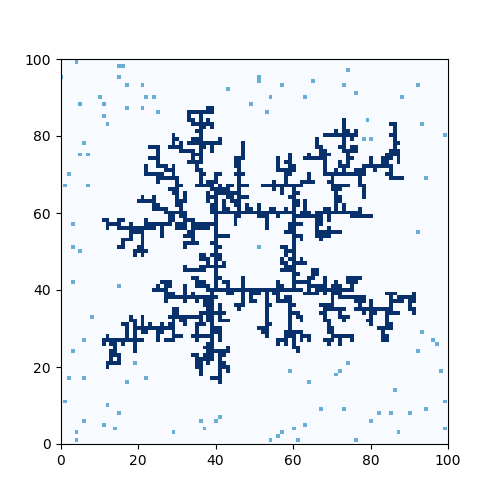

Source code (Python):
import matplotlib.pyplot as plt
from matplotlib.animation import ArtistAnimation, FuncAnimation
from random import random
import sys

dirs = ((0, 1), (1, 0), (0, -1), (-1, 0))

class Walker:
    POS = [0, 0]
    MAXX = 0
    MAXY = 0

    def __init__(self, maxX, maxY):
        #ind = round(random())
        #if (random() < 0.5):
        #    self.POS = [ind*maxX, int(random()*maxY)]
        #else:
        #    self.POS = [int(random()*maxX), ind*maxY]
        self.POS = [int(random()*maxX), int(random()*maxY)]
        self.MAXX = maxX
        self.MAXY = maxY

    def walk(self):
        rand = int(4*random())
        self.POS[0] = max(0, min(self.MAXX-1, dirs[rand][0]+self.POS[0]))
        self.POS[1] = max(0, min(self.MAXY-1, dirs[rand][1]+self.POS[1]))
        return self.POS[0], self.POS[1]

def main():
    try:
        f = open(sys.argv[1])
        wkrs = int(sys.argv[2])
    except IndexError:
        print("Usage: RandomWalk <file with initial seed> <number of walkers>")
        return
    got = False
    mat = []
    maxX = 0
    maxY = 0
    immat = []
    for line in f:
        vec = [int(s) for s in line.split(" ")]
        if not got:
            maxX = int(vec[0])
            maxY = int(vec[1])
            got = True
            mat = [[0 for j in range(maxY)] for i in range(maxX)]
        else:
            mat[vec[0]][vec[1]] = 1
    f.close()
    fig, ax = plt.subplots(figsize=(5, 5))
    c = ax.imshow(mat, interpolation='nearest',
                            origin='bottom',
                            aspect='auto', # get rid of this to have equal aspect
                            cmap='Blues')
    wal = [Walker(maxX, maxY) for i in range(wkrs)]
    timeText = ax.text(0.05, 0.9, '', transform=ax.transAxes)
    def update():
        immat = [v.copy() for v in mat]
        for j in range(len(wal)):
            newX, newY = wal[j].walk()
            immat[newX][newY] = 0.5
            for d in dirs:
                x = max(0, min(maxX-1, newX+d[0]))
                y = max(0, min(maxY-1, newY+d[1]))
                if mat[x][y] == 1:
                    mat[newX][newY] = 1
                    wal[j] = Walker(maxX, maxY)
        yield immat

    # function that plot each frame
    def plot(update):
        screen = update
        c.set_data(screen)
        #timeText.set_text(f"Time = {time}")
        return c
    # create animation
    ani = FuncAnimation(fig, plot, update, interval=10)
    plt.xlim(0, maxX)
    plt.ylim(0, maxY)
    #plt.axis('off')
    plt.show()

main()
